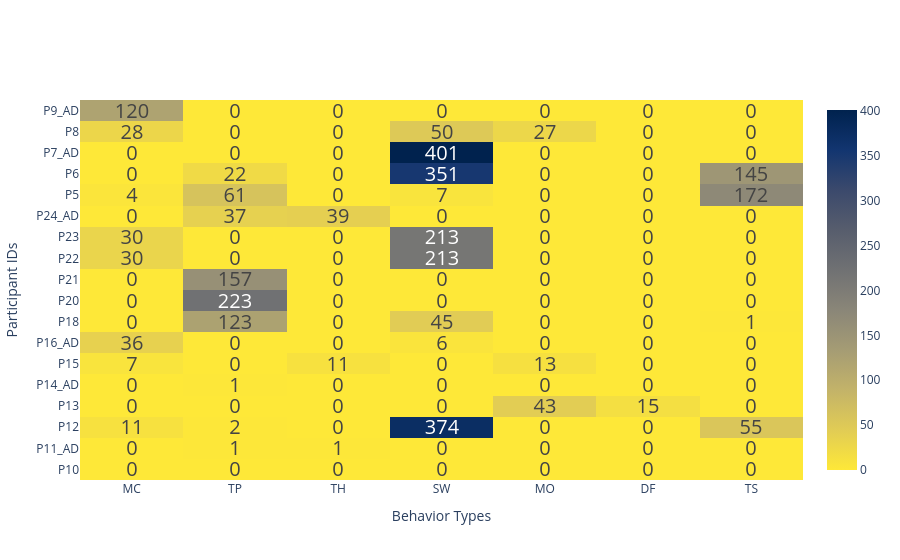

Write notebook code for a chart like this one.
### Code cell
print("Activity 1")
plot_heatmap(result_A1)

### Figure 1 — Plotly figure (JSON) as saved in the notebook; plotly's stock layout.template omitted (floating-point values rounded to 4 significant figures)
{"data": [{"colorscale": [[0, "#fee838"], [0.1111, "#e1cc55"], [0.2222, "#c3b369"], [0.3333, "#a59c74"], [0.4444, "#8a8678"], [0.5556, "#707173"], [0.6667, "#575d6d"], [0.7778, "#3b496c"], [0.8889, "#123570"], [1, "#00224e"]], "hovertemplate": "<b>%{y}</b><br><b>%{x}</b>: %{z}<extra></extra>", "showscale": true, "text": [[0, 0, 0, 0, 0, 0, 0], [0, 1, 1, 0, 0, 0, 0], [11, 2, 0, 374, 0, 0, 55], [0, 0, 0, 0, 43, 15, 0], [0, 1, 0, 0, 0, 0, 0], [7, 0, 11, 0, 13, 0, 0], [36, 0, 0, 6, 0, 0, 0], [0, 123, 0, 45, 0, 0, 1], [0, 223, 0, 0, 0, 0, 0], [0, 157, 0, 0, 0, 0, 0], [30, 0, 0, 213, 0, 0, 0], [30, 0, 0, 213, 0, 0, 0], [0, 37, 39, 0, 0, 0, 0], [4, 61, 0, 7, 0, 0, 172], [0, 22, 0, 351, 0, 0, 145], [0, 0, 0, 401, 0, 0, 0], [28, 0, 0, 50, 27, 0, 0], [120, 0, 0, 0, 0, 0, 0]], "textfont": {"size": 20}, "texttemplate": "%{text}", "type": "heatmap", "x": ["MC", "TP", "TH", "SW", "MO", "DF", "TS"], "y": ["P10", "P11_AD", "P12", "P13", "P14_AD", "P15", "P16_AD", "P18", "P20", "P21", "P22", "P23", "P24_AD", "P5", "P6", "P7_AD", "P8", "P9_AD"], "z": [[0, 0, 0, 0, 0, 0, 0], [0, 1, 1, 0, 0, 0, 0], [11, 2, 0, 374, 0, 0, 55], [0, 0, 0, 0, 43, 15, 0], [0, 1, 0, 0, 0, 0, 0], [7, 0, 11, 0, 13, 0, 0], [36, 0, 0, 6, 0, 0, 0], [0, 123, 0, 45, 0, 0, 1], [0, 223, 0, 0, 0, 0, 0], [0, 157, 0, 0, 0, 0, 0], [30, 0, 0, 213, 0, 0, 0], [30, 0, 0, 213, 0, 0, 0], [0, 37, 39, 0, 0, 0, 0], [4, 61, 0, 7, 0, 0, 172], [0, 22, 0, 351, 0, 0, 145], [0, 0, 0, 401, 0, 0, 0], [28, 0, 0, 50, 27, 0, 0], [120, 0, 0, 0, 0, 0, 0]]}], "layout": {"autosize": true, "font": {"size": 12}, "plot_bgcolor": "rgba(0, 0, 0, 0)", "xaxis": {"autorange": true, "gridcolor": "black", "range": [-0.5, 6.5], "showgrid": true, "title": {"text": "Behavior Types"}, "type": "category"}, "yaxis": {"autorange": true, "gridcolor": "black", "range": [-0.5, 17.5], "showgrid": true, "title": {"text": "Participant IDs"}, "type": "category"}}}
